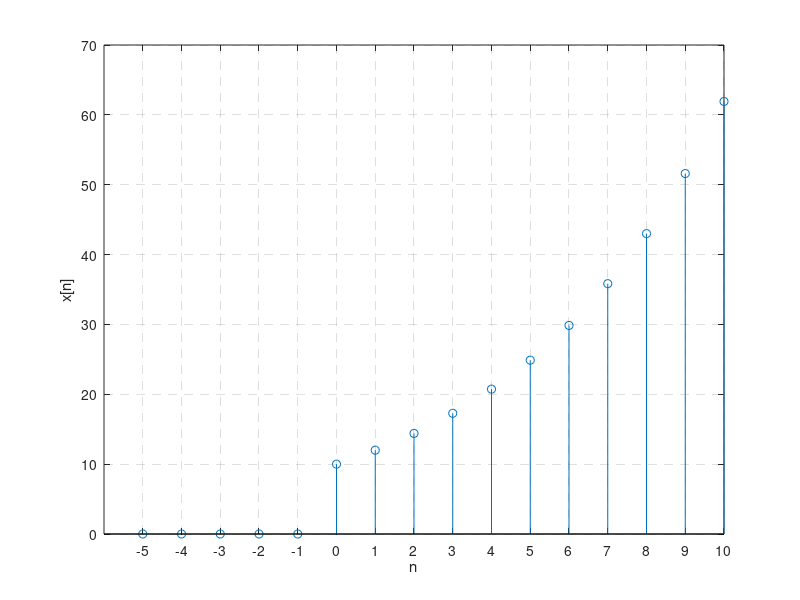

Recreate this plot in MATLAB.
n = -5:1:10;
x = 10 * (1.2) .^ n .* (n >= 0);

stem(n, x);
xlabel('n');
ylabel('x[n]')
grid;
xticks(n);
set(gca,'GridLineStyle','--');
